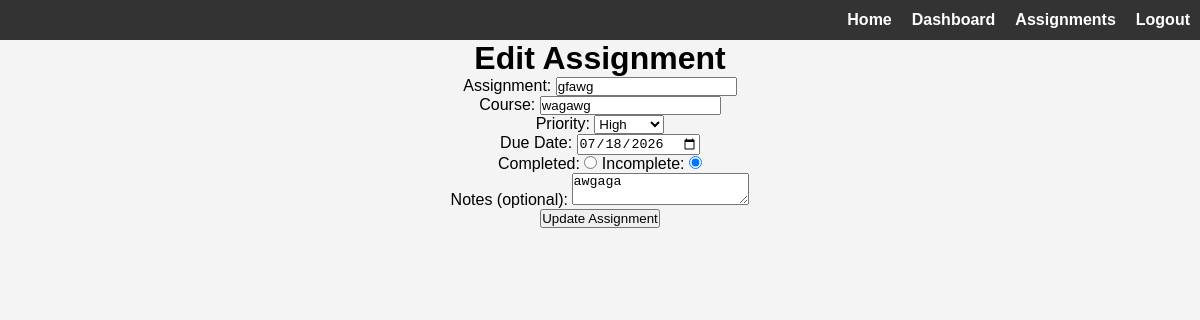
Screenshot of /edit-assignment/1 (signed in) with the database file from the repository.
### app/models.py (models this page shows, shortened)
class Assignment(db.Model):
    id = db.Column(db.Integer, primary_key=True)
    name = db.Column(db.String(150))
    course = db.Column(db.String(150))
    priority = db.Column(db.String(150))
    due_date = db.Column(db.Date)
    notes = db.Column(db.String(10000))
    completion_status = db.Column(db.Boolean, default=False)
    student = db.Column(db.Integer, db.ForeignKey('user.id'))

### app/dashboard/routes.py (the view, shortened to what this page needs)
@views.route("/edit-assignment/<int:id>", methods=["GET", "POST"])
@login_required
def edit_assignment(id):
    assignment = Assignment.query.get_or_404(id)
    return render_template("edit.html", assignment=assignment, user=current_user)

### app/__init__.py (called while the page is built)
def create_app():
    app = Flask(__name__)
    app.config['SECRET_KEY'] = os.environ.get("SECRET_KEY")
    app.config['SQLALCHEMY_DATABASE_URI'] = 'sqlite:///database.db'
    db.init_app(app)
    from app.auth.routes import auth
    from app.dashboard.routes import views
    app.register_blueprint(auth, url_prefix="/auth")
    app.register_blueprint(views, url_prefix="/")
    from .models import User, Assignment
    login_manager = LoginManager()
    login_manager.login_view = "auth.login"
    login_manager.init_app(app)
    @login_manager.user_loader
    def load_user(id):
        return User.query.get(int(id))
    if not path.exists('app/' + "database.db"):
        with app.app_context():
            db.create_all()
        print('Created Database!')
    return app

### app/templates/edit.html (shortened to what this page needs)
{% extends "index.html" %}
{% block content %}
    <div align="center">
        <h1>Edit Assignment</h1>
        <form method="POST" action="/edit-assignment/{{ assignment.id }}">
            <div>
                <label for="name">Assignment:</label>
                <input type="text" name="name" id="name" value="{{ assignment.name }}" placeholder="Example: Study for Final Exam" required><br>
                <label for="course">Course:</label>
                <input type="text" name="course" id="course" value="{{ assignment.course }}" required>
            </div>
            <div>
                <label for="priority">Priority:</label>
                <select name="priority" id="priority" required>
                    <option value="High" selected>High</option>
                </select><br>
            </div>
            <div>
                <label for="due_date">Due Date:</label>
                <input type="date" name="due_date" id="due_date" value= "{{ assignment.due_date }}" required><br>
            </div>
            <div>
                <label for="complete">Completed: </label>
                <input type="radio" name="completed" id="complete" value="True" {% if assignment.completion_status %}checked{% endif %}>
                <label for="incomplete">Incomplete: </label>
                <input type="radio" name="completed" id="incomplete" value="False" {% if not assignment.completion_status %}checked{% endif %}><br>
            </div>
            <label for="notes">Notes (optional):</label>
            <textarea name="notes" id="notes">{{ assignment.notes }}</textarea><br>
            <div align="center">
                <input type="submit" value="Update Assignment">
            </div>
        </form>
    </div>
{% endblock %}

### app/static/styles.css (style rules this page uses)
* { margin: 0; padding: 0; box-sizing: border-box; }
body { font-family: Arial, sans-serif; background-color: #f4f4f4; }

### rows the page displays
Assignment: name "gfawg", course "wagawg", due_date "07/18/2026", completion_status "☐ Completed:", completion_status "☑ Incomplete:", notes "awgaga"
